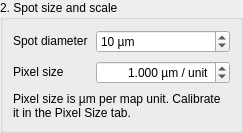
             <widget class="QGroupBox" name="groupBox_12">
              <property name="checkable">
               <bool>false</bool>
              </property>
              <property name="title">
               <string>2. Spot size and scale</string>
              </property>
              <layout class="QVBoxLayout" name="layout_16">
               <property name="spacing">
                <number>8</number>
               </property>
               <property name="leftMargin">
                <number>10</number>
               </property>
               <property name="topMargin">
                <number>10</number>
               </property>
               <property name="rightMargin">
                <number>10</number>
               </property>
               <property name="bottomMargin">
                <number>10</number>
               </property>
               <item>
                <layout class="QGridLayout" name="layout_15">
                 <property name="spacing">
                  <number>8</number>
                 </property>
                 <property name="leftMargin">
                  <number>0</number>
                 </property>
                 <property name="topMargin">
                  <number>0</number>
                 </property>
                 <property name="rightMargin">
                  <number>0</number>
                 </property>
                 <property name="bottomMargin">
                  <number>0</number>
                 </property>
                 <item row="0" column="0">
                  <widget class="QLabel" name="label_11">
                   <property name="text">
                    <string>Spot diameter</string>
                   </property>
                   <property name="wordWrap">
                    <bool>true</bool>
                   </property>
                   <property name="buddy">
                    <cstring>Spn_Preset_Spot_Size</cstring>
                   </property>
                   <property name="textInteractionFlags">
                    <set>Qt::TextSelectableByMouse</set>
                   </property>
                  </widget>
                 </item>
                 <item row="0" column="1">
                  <widget class="QSpinBox" name="Spn_Preset_Spot_Size">
                   <property name="prefix">
                    <string />
                   </property>
                   <property name="minimum">
                    <number>1</number>
                   </property>
                   <property name="maximum">
                    <number>100</number>
                   </property>
                   <property name="value">
                    <number>10</number>
                   </property>
                   <property name="suffix">
                    <string> µm</string>
                   </property>
                   <property name="keyboardTracking">
                    <bool>false</bool>
                   </property>
                   <property name="accessibleName">
                    <string>Spot diameter</string>
                   </property>
                  </widget>
                 </item>
                 <item row="1" column="0">
                  <widget class="QLabel" name="label_13">
                   <property name="text">
                    <string>Pixel size</string>
                   </property>
                   <property name="wordWrap">
                    <bool>true</bool>
                   </property>
                   <property name="buddy">
                    <cstring>Spn_Preset_Pixel_Size</cstring>
                   </property>
                   <property name="textInteractionFlags">
                    <set>Qt::TextSelectableByMouse</set>
                   </property>
                  </widget>
                 </item>
                 <item row="1" column="1">
                  <widget class="QDoubleSpinBox" name="Spn_Preset_Pixel_Size">
                   <property name="alignment">
                    <set>Qt::AlignRight|Qt::AlignTrailing|Qt::AlignVCenter</set>
                   </property>
                   <property name="decimals">
                    <number>3</number>
                   </property>
                   <property name="minimum">
                    <double>0.001000000000000</double>
                   </property>
                   <property name="maximum">
                    <double>10000.000000000000000</double>
                   </property>
                   <property name="singleStep">
                    <double>0.100000000000000</double>
                   </property>
                   <property name="value">
                    <double>1.000000000000000</double>
                   </property>
                   <property name="suffix">
                    <string> µm / unit</string>
                   </property>
                   <property name="toolTip">
                    <string>Real length represented by one map unit. Measure it in the Pixel Size tab, or load an alignment.</string>
                   </property>
                   <property name="keyboardTracking">
                    <bool>false</bool>
                   </property>
                   <property name="accessibleName">
                    <string>Pixel size</string>
                   </property>
                  </widget>
                 </item>
                </layout>
               </item>
               <item>
                <widget class="QLabel" name="Hint_Scale">
                 <property name="text">
                  <string>Pixel size is µm per map unit. Calibrate it in the Pixel Size tab.</string>
                 </property>
                 <property name="wordWrap">
                  <bool>true</bool>
                 </property>
                 <property name="textFormat">
                  <enum>Qt::PlainText</enum>
                 </property>
                 <property name="textInteractionFlags">
                  <set>Qt::TextSelectableByMouse</set>
                 </property>
                </widget>
               </item>
              </layout>
             </widget>
